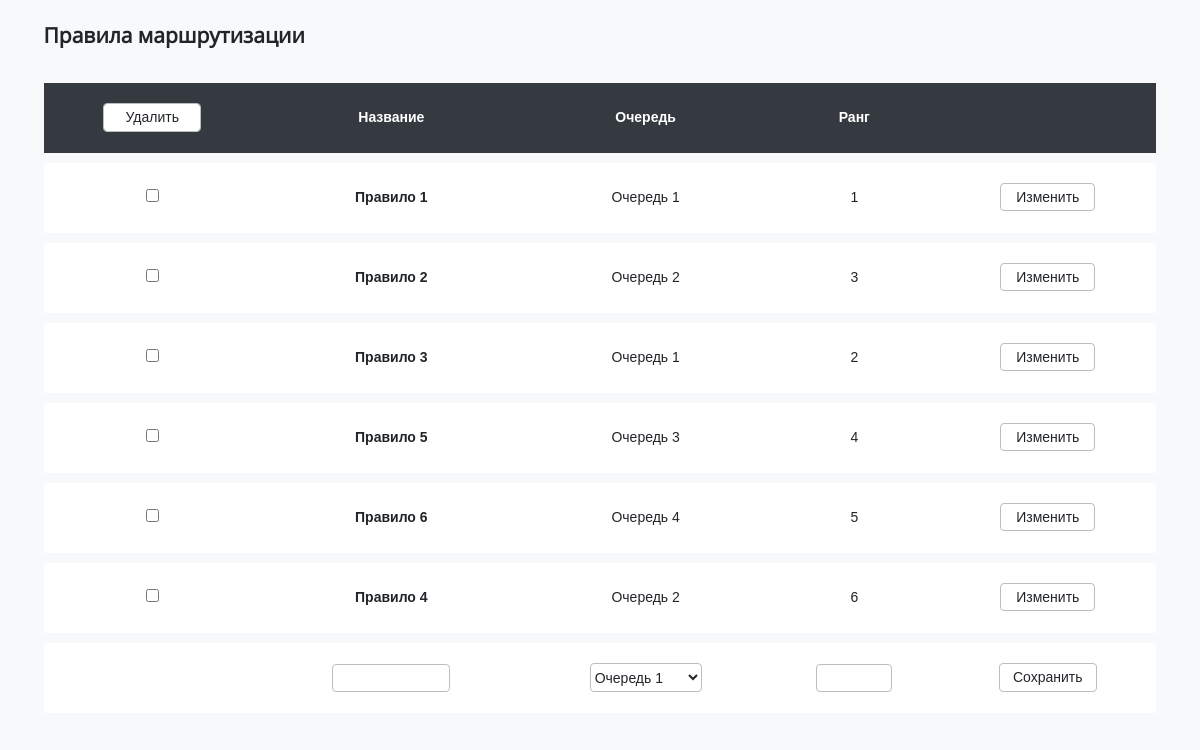
Screenshot of /polls/ with the database file from the repository.
### polls/models.py (models this page shows, shortened)
class Rule(models.Model):
    name = models.CharField('Название', max_length = 200)
    queue = models.CharField('Очередь', max_length = 200, choices = [(i,i) for i in Dictionaries.all_queues], default = '-')
    rule_range = models.IntegerField('Ранг',unique=True)
    creator = models.CharField('Пользователь, который создал правило', max_length = 20)
    updator = models.CharField('Пользователь, который последним изменил правило', max_length = 20)
    create_date = models.DateTimeField('Дата создания правила', auto_now=False, auto_now_add=True)
    update_date = models.DateTimeField('Дата последнего изменения правила',auto_now=True, auto_now_add=False)
    class Meta:
        verbose_name = "Правило"
        verbose_name_plural = "Список правил"

### polls/views.py (the view)
# urls.py: path('', views.index, name='index'),
def index(request):
    sort_type = request.GET.get('sort', None)
    if sort_type:
        rule_list = Rule.objects.order_by(sort_type)
    else:
        rule_list = Rule.objects.all()
    return render(request,'polls/list.html', {'rule_list': rule_list, 'Dictionaries': Dictionaries})

### polls/templates/polls/list.html (shortened to what this page needs)
{% extends 'base.html' %}
{% block content %}
    <h2>Правила маршрутизации</h2>
    <table class="table">
        <form action="delete/" method="post">
            <thead class="table-head">
                <tr>
                    <th><input type="submit" class="submit_button" value="Удалить"></th>
                    <th onclick="location.href='?sort=name'">Название</th>
                    <th onclick="location.href='?sort=queue'">Очередь</th>
                    <th onclick="location.href='?sort=rule_range'">Ранг</th>
                    <th></th>
                </tr>
            </thead>
            {% if rule_list %}
                {% for a in rule_list %}
                    <tr class="row">
                        <td><input type="checkbox"  value="{{a.id}}" name="checks"></td>
                        <td><a class="rule_ref" href="{% url 'polls:detail' a.id %}">{{a.name}}</a></td>
                        <td><p>{{a.queue}}</p></td>
                        <td><p>{{a.rule_range}}</p></td>
                        <td><a class="a_button" href="{% url 'polls:list_upd' a.id %}">Изменить</a></td>
                    </tr>
                {% endfor %}
            {% endif %}
        </form>
        <form action="add/" method="post">
            <tr class="row">
                <td></td>
                <td><input type="text" class="inp_rule_name" name="name_new"/></td>
                <td>
                    <select class="sel_rule_queue" name="queue_new">
                        {% for i in Dictionaries.all_queues %}
                            <option value="{{i}}">{{i}}</option>
                        {% endfor %}
                    </select>
                </td>
                <td><input type="number" class="inp_rule_range" name="rule_range_new"/></td>
                <td><input type="submit" class="submit_button" value="Сохранить"></td>
            </tr>
        </form>
    </table>
{% endblock %}

### static/css/stylesheet.css (style rules this page uses)
h2 { font-family: Open_Sans-Reg; text-align: left; padding-left: 3%; }
body { background-color: #f8f9fa; font-family: "Poppins", Arial, sans-serif; font-size: 14px; text-align: center; line-height: 1.8; color: #212529; }
.sel_rule_queue, .inp_rule_name, #t_operator_new, #t_operation { width: 8em; }
.inp_rule_range { width: 5em; }
input[type="text"], input[type="number"] { font-family: inherit; font-size: inherit; line-height: inherit; color: inherit; background-color: #fff; background-clip: padding-box; border: 1px solid #bdbdbd; border-radius: 0.25rem; transition: border-color 0.15s ease-in-out, box-shadow 0.15s ease-in-out; height: 1.5rem; }
select { font-family: inherit; font-size: inherit; line-height: inherit; color: inherit; background-color: #fff; background-clip: padding-box; border: 1px solid #bdbdbd; border-radius: 0.25rem; transition: border-color 0.15s ease-in-out, box-shadow 0.15s ease-in-out; width: 60%; min-height: 1.8rem; }
.submit_button { font-family: inherit; font-size: inherit; line-height: 1.8; color: #212529; background-color: #fff; background-clip: padding-box; border: 1px solid #bdbdbd; border-radius: 0.25rem; transition: border-color 0.15s ease-in-out, box-shadow 0.15s ease-in-out; width: 7em; }
.a_button { font-family: inherit; font-size: inherit; line-height: 1.8; color: inherit; background-color: #fff; background-clip: padding-box; border: 1px solid #bdbdbd; border-radius: 0.25rem; transition: border-color 0.15s ease-in-out, box-shadow 0.15s ease-in-out; padding: 5px 15px; text-decoration: none; width: 7em; }
.rule_ref { font-family: inherit; color: inherit; text-decoration: none; font-weight: bold; }
.table-head { color: #fff; background-color: #343a40; font-weight: bold; height: 5em; }
.table { border: none; background-color: #f8f9fa; vertical-align: top; box-sizing: border-box; min-width: 1000px !important; width: 100%; border-collapse: separate; border-spacing: 0 10px; padding-right: 3%; padding-left: 3%; }
.row { background-color: #fff; height: 5em; }

### rows the page displays
Rule: name "Правило 1", queue "Очередь 1", rule_range "1"
Rule: name "Правило 2", queue "Очередь 2", rule_range "3"
Rule: name "Правило 3", queue "Очередь 1", rule_range "2"
Rule: name "Правило 5", queue "Очередь 3", rule_range "4"
Rule: name "Правило 6", queue "Очередь 4", rule_range "5"
Rule: name "Правило 4", queue "Очередь 2", rule_range "6"

### other values shown
form field queue_new "Очередь 1"
